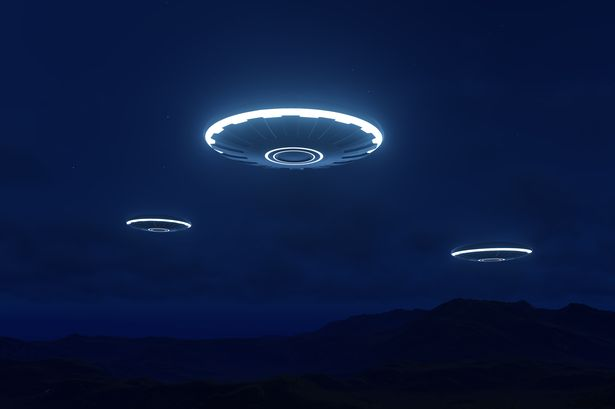
#> input picture ufo.jpg, 615 x 409 px
$ python rgb_grescale.py
#> lines starting #> are read from the running program, lines starting #| are printed output that depends on the picture
import cv2

# Load citra warna
image_path = 'ufo.jpg'
original_image = cv2.imread(image_path)
#> original_image is the input picture: shape (409, 615, 3); mean B, G, R 63.9, 26.6, 11


# Terapkan operasi thresholding pada seluruh citra warna
_,thresholded_image = cv2.threshold(original_image, 127, 255, cv2.THRESH_BINARY)
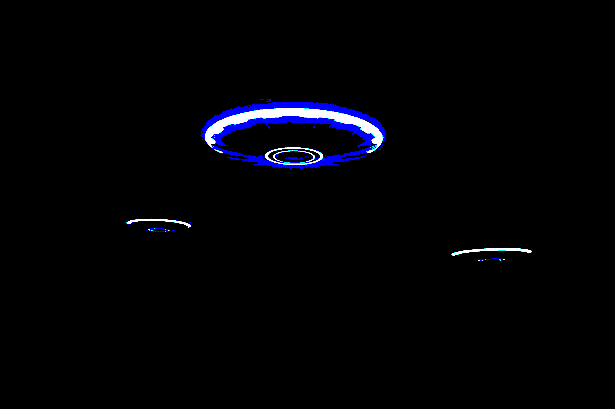
#> thresholded_image: shape (409, 615, 3); mean B, G, R 6.1, 2.6, 2.4

# Tampilkan citra asli dan hasil thresholding
cv2.imshow('Citra Asli', original_image)
cv2.imshow('hasil peengambangan citra RGB', thresholded_image)
cv2.waitKey(0)
cv2.destroyAllWindows()
